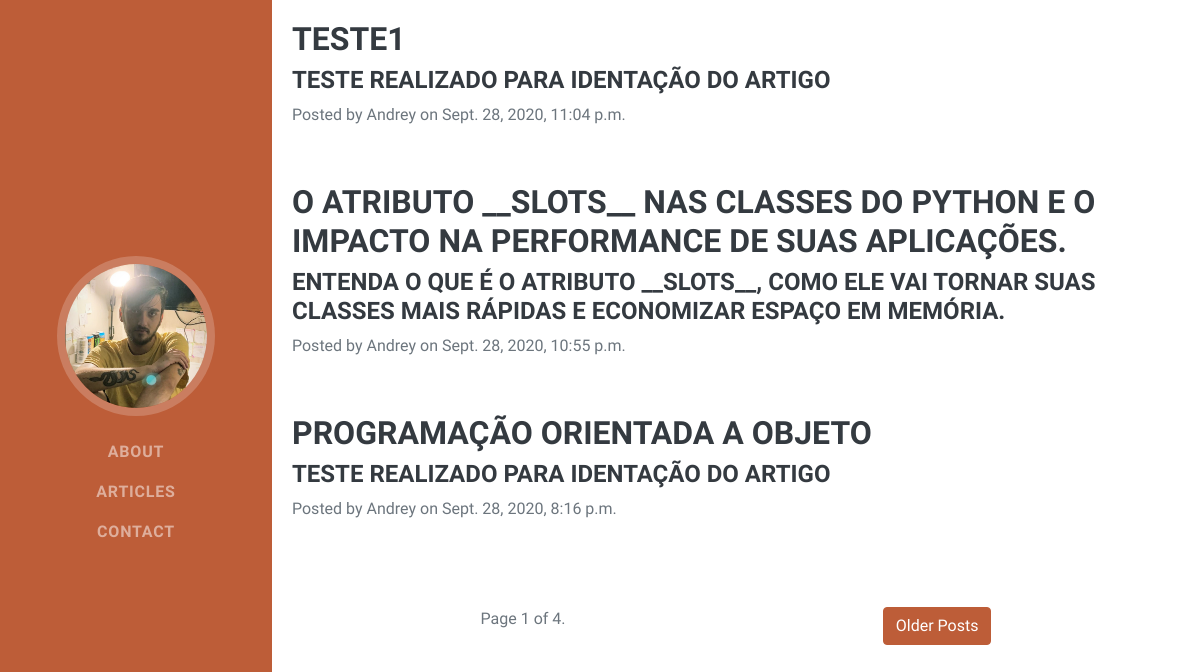
Screenshot of /blog/ with the database file from the repository.
### blog/models.py (models this page shows, shortened)
class Post(models.Model):
    STATUS = (
        ('rascunho', 'Rascunho'),
        ('publicado', 'Publicado')
    )
    title = models.CharField(max_length=255)
    subtitle = models.CharField(max_length=255)
    slug = models.SlugField(max_length=255)
    author = models.ForeignKey(User, on_delete=models.CASCADE)
    imagem = ResizedImageField(size=[800, 700],upload_to="blog", blank=True, null=True)
    content = RichTextField()
    publicado = models.DateTimeField(default=timezone.now)
    criado = models.DateTimeField(auto_now_add=True)
    alterado = models.DateTimeField(auto_now=True)
    status = models.CharField(max_length=10, choices=STATUS, default='rascunho')
    def get_absolut_url(self):
        return reverse('post_detail', args=[self.slug])
    class Meta:
        ordering = ('-publicado',)

### blog/views.py (the view)
# urls.py: path('', views.BlogListView.as_view(), name='home'),
class BlogListView(ListView):
    model = Post
    template_name = 'blog/home.html'
    paginate_by = 3
    def get_context_data(self, **kwargs):
        context = super(BlogListView, self).get_context_data(**kwargs)
        list_post = Post.objects.all()
        paginator = Paginator(list_post, self.paginate_by)
        page = self.request.GET.get('page')
        try:
            file_posts = paginator.page(page)
        except PageNotAnInteger:
            file_posts = paginator.page(1)
        except EmptyPage:
            file_posts = paginator.page(paginator.num_pages)
        context['list_posts'] = file_posts
        return context

### blog/templates/blog/home.html (shortened to what this page needs)
{% extends "base.html" %}
{% block content %}
{% for post in object_list %}
<div class="container">
    <div class="row">
        <div style="width: 100%; padding: 10px; margin: 10px; box-shadow: 2px 2px 4px rgba(0, 0, 0, 0);">
            <div class="post-preview">
                <a href="{{ post.get_absolut_url}}">
                    <h3 class="post-title">
                        {{ post.title }}
                    </h3>
                    <h4 class="post-subtitle">
                        {{ post.subtitle|safe }}
                    </h4>
                </a>
                <p class="post-meta">Posted by
                    {{ post.author }}
                    on {{post.publicado}}</p>
            </div>
        </div>
    </div>
</div>
{% endfor %}
{% if is_paginated %}
<div style="display: flex; width: 100%; justify-content: space-around; padding: 50px; overflow: hidden;">
        <span>Page {{ page_obj.number }} of {{ page_obj.paginator.num_pages }}.</span>
    {% if page_obj.has_next %}
        <a class="btn btn-primary float-right" href="?page={{ page_obj.next_page_number }}">Older Posts</a>
    {% endif %}
</div>
{% else %}
<h3>Your File Exam</h3>
<p>File not yet available</p>
{% endif %}
{% endblock %}

### templates/base.html (shortened to what this page needs)
{% load static %}
<html lang="en">
<head>
    <link rel="stylesheet" href="{% static 'style.css' %}">
</head>
<body id="page-top" style="overflow: hidden;">
    <nav class="navbar navbar-expand-lg navbar-dark bg-primary fixed-top" id="sideNav">
        <a class="navbar-brand js-scroll-trigger" href="#page-top">
            <span class="d-none d-lg-block"><img class="img-fluid img-profile rounded-circle mx-auto mb-2" src="{% static 'andrey.jpg' %}" alt="" /></span>
        </a>
        <div class="collapse navbar-collapse" id="navbarSupportedContent">
            <ul class="navbar-nav">
                <li class="nav-item"><a class="nav-link js-scroll-trigger" href="/about/">About</a></li>
                <li class="nav-item"><a class="nav-link js-scroll-trigger" href="/blog/">Articles</a></li>
                <li class="nav-item"><a class="nav-link js-scroll-trigger" href="/contact/">Contact</a></li>
            </ul>
        </div>
    </nav>
    <div>
        {% block content %}
        {% endblock %}
    </div>
</body>
</html>

### rows the page displays
Post: title "TESTE1", subtitle "TESTE REALIZADO PARA IDENTAÇÃO DO ARTIGO", author "Andrey", publicado "Sept. 28, 2020, 11:04 p.m."
Post: title "O ATRIBUTO __SLOTS__ NAS CLASSES DO PYTHON E O IMPACTO NA PERFORMANCE DE SUAS APLICAÇÕES.", subtitle "ENTENDA O QUE É O ATRIBUTO __SLOTS__, COMO ELE VAI TORNAR SUAS CLASSES MAIS RÁPIDAS E ECONOMIZAR ESPAÇO EM MEMÓRIA.", author "Andrey", publicado "Sept. 28, 2020, 10:55 p.m."
Post: title "PROGRAMAÇÃO ORIENTADA A OBJETO", subtitle "TESTE REALIZADO PARA IDENTAÇÃO DO ARTIGO", author "Andrey", publicado "Sept. 28, 2020, 8:16 p.m."

### other values shown
{{ page_obj.number }} "1"
{{ page_obj.paginator.num_pages }} "4"
